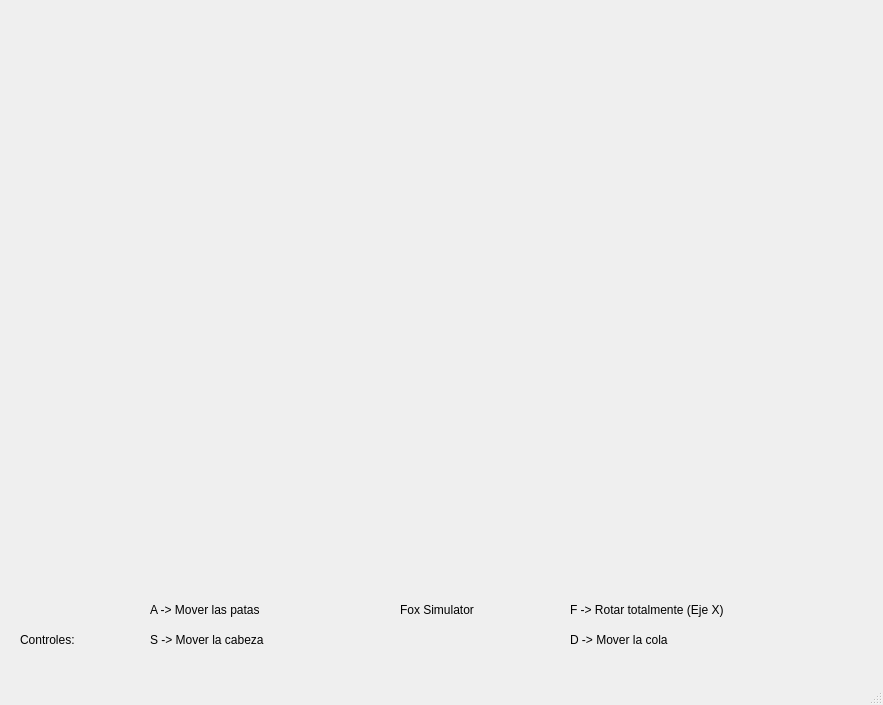
<?xml version="1.0" encoding="UTF-8"?>
<ui version="4.0">
 <class>MainWindow</class>
 <widget class="QMainWindow" name="MainWindow">
  <property name="geometry">
   <rect>
    <x>0</x>
    <y>0</y>
    <width>883</width>
    <height>705</height>
   </rect>
  </property>
  <property name="windowTitle">
   <string>Fox Simulator</string>
  </property>
  <widget class="QWidget" name="centralwidget">
   <widget class="QWidget" name="gridLayoutWidget">
    <property name="geometry">
     <rect>
      <x>60</x>
      <y>0</y>
      <width>751</width>
      <height>581</height>
     </rect>
    </property>
    <layout class="QGridLayout" name="LayoutOpenGL"/>
   </widget>
   <widget class="QLabel" name="label">
    <property name="geometry">
     <rect>
      <x>400</x>
      <y>600</y>
      <width>101</width>
      <height>20</height>
     </rect>
    </property>
    <property name="text">
     <string>Fox Simulator</string>
    </property>
   </widget>
   <widget class="QLabel" name="label_2">
    <property name="geometry">
     <rect>
      <x>20</x>
      <y>630</y>
      <width>101</width>
      <height>20</height>
     </rect>
    </property>
    <property name="text">
     <string>Controles:</string>
    </property>
   </widget>
   <widget class="QLabel" name="label_3">
    <property name="geometry">
     <rect>
      <x>150</x>
      <y>600</y>
      <width>141</width>
      <height>20</height>
     </rect>
    </property>
    <property name="text">
     <string>A -&gt; Mover las patas</string>
    </property>
   </widget>
   <widget class="QLabel" name="label_4">
    <property name="geometry">
     <rect>
      <x>150</x>
      <y>630</y>
      <width>141</width>
      <height>20</height>
     </rect>
    </property>
    <property name="text">
     <string>S -&gt; Mover la cabeza</string>
    </property>
   </widget>
   <widget class="QLabel" name="label_5">
    <property name="geometry">
     <rect>
      <x>570</x>
      <y>600</y>
      <width>201</width>
      <height>20</height>
     </rect>
    </property>
    <property name="text">
     <string>F -&gt; Rotar totalmente (Eje X)</string>
    </property>
   </widget>
   <widget class="QLabel" name="label_6">
    <property name="geometry">
     <rect>
      <x>570</x>
      <y>630</y>
      <width>141</width>
      <height>20</height>
     </rect>
    </property>
    <property name="text">
     <string>D -&gt; Mover la cola</string>
    </property>
   </widget>
  </widget>
  <widget class="QMenuBar" name="menubar">
   <property name="geometry">
    <rect>
     <x>0</x>
     <y>0</y>
     <width>883</width>
     <height>25</height>
    </rect>
   </property>
  </widget>
  <widget class="QStatusBar" name="statusbar"/>
 </widget>
 <resources/>
 <connections/>
</ui>
